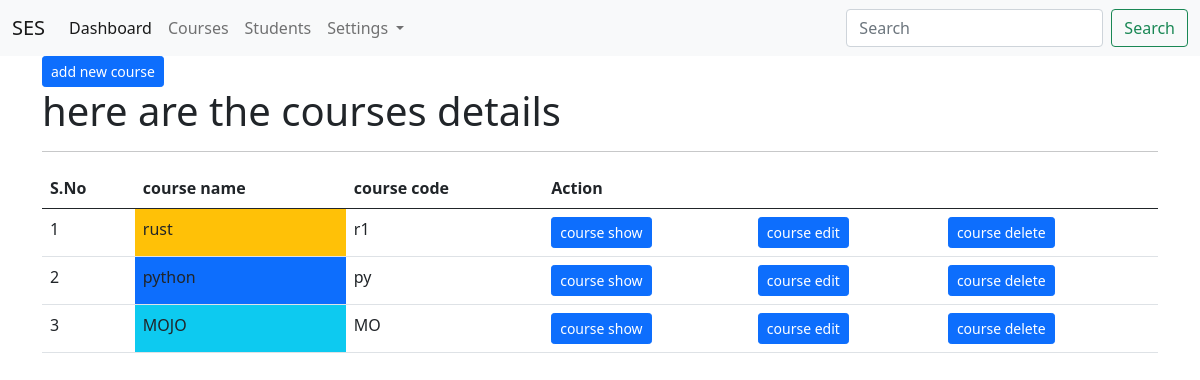
Page /app_courses/list/ (signed in) on the earlier database version.
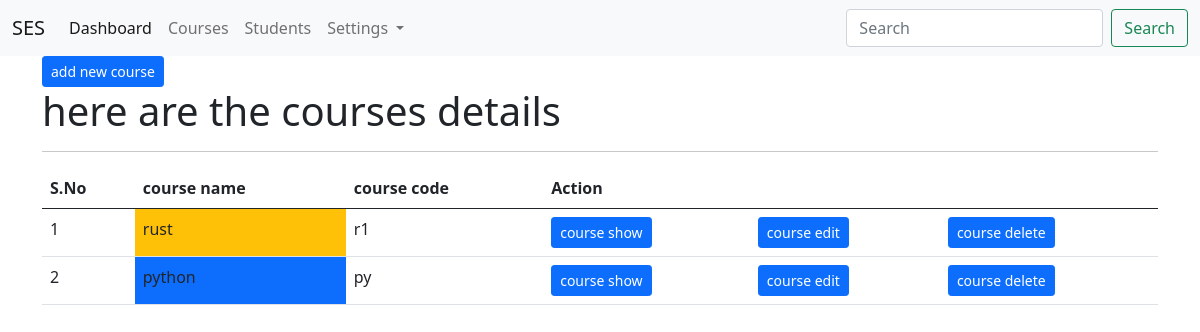
Same page on the later database version.
### app_courses/models.py (models this page shows, shortened)
class courseModel(models.Model):
    course_name = models.CharField( max_length=200)
    course_code = models.CharField(max_length=100)
    class Meta:
        db_table = "tbl_courses"

### app_courses/views.py (the view)
# urls.py: path('list/',views.course_index,name='course-index'),
@login_required(login_url='/login')
def course_index(request):
    courses = courseModel.objects.all()
    context={
        "title":"SES | courses",
        "body_content":"here are the courses details",
        "courses" : courses
    }
    return render(request,'courses/index.html',context)

### templates/courses/index.html (shortened to what this page needs)
{% extends 'layouts/master.html' %}
{% block content %}
<div class="container">
    <a href="{% url 'course-create' %}" class="btn btn-primary btn-sm">add new course</a>
    <h1>{{ body_content }}</h1>
    <hr>
    <table class="table table-hover ">
        <thead>
            <tr>
                <th>S.No</th>
                <th>course name</th>
                <th>course code</th>
                <th colspan="3">Action</th>
            </tr>
        </thead>
        <tbody>
            {% for val in courses %}
            {% cycle 'bg-warning' 'bg-primary' 'bg-info' as bgcolor silent%}
                <tr>
                    <td>{{ forloop.counter}}</td>
                    <td class="{{bgcolor}}">{{ val.course_name}}</td>
                    <td>{{ val.course_code}}</td>
                    <td>    <a href="{% url 'course-show' val.id %}" class="btn btn-primary btn-sm">course show</a></td>
                    <td>    <a href="{% url 'course-edit' val.id  %}" class="btn btn-primary btn-sm">course edit</a></td>
                    <td>    <a href="{% url 'course-delete' val.id  %}" class="btn btn-primary btn-sm">course delete</a></td>
                </tr>
            {% endfor %}
        </tbody>
    </table>
</div>
{% endblock content %}

### templates/layouts/master.html (shortened to what this page needs)
<!doctype html>
<html lang="en">
  <head>
    {% load static %}
    <link rel="stylesheet" href="{% static 'css/bootstrap.css'%}">
    <link rel="stylesheet" href="{% static 'css/bootstrap.min.css'%}">
    <link rel="stylesheet" href="https://cdnjs.cloudflare.com/ajax/libs/font-awesome/6.4.0/css/all.min.css" />
  </head>
  <body>
    <nav class="navbar navbar-expand-lg navbar-light bg-light">
        <div class="container-fluid">
            <a class="navbar-brand" href="#">SES</a>
            <div class="collapse navbar-collapse" id="navbarSupportedContent">
            <ul class="navbar-nav me-auto mb-2 mb-lg-0">
                <li class="nav-item">
                <a class="nav-link active" aria-current="page" href="{% url 'dashboard' %}">Dashboard</a>
                </li>
                <li class="nav-item">
                <a class="nav-link" href="{% url 'course-index' %}"> Courses</a>
                </li>
                 <li class="nav-item">
                <a class="nav-link" href="{% url 'student-index' %}">Students</a>
                </li>
                <li class="nav-item dropdown">
                <a class="nav-link dropdown-toggle" href="#" id="navbarDropdown" role="button" data-bs-toggle="dropdown" aria-expanded="false">
                    Settings
                </a>
                </li>
            </ul>
            <form class="d-flex">
                <input class="form-control me-2" type="search" placeholder="Search" aria-label="Search">
                <button class="btn btn-outline-success" type="submit">Search</button>
            </form>
            </div>
        </div>
    </nav>
    {%block content%}
    {% endblock %}
  </body>
</html>

Differences in the rows shown:
removed courseModel: course_name "MOJO", course_code "MO"
